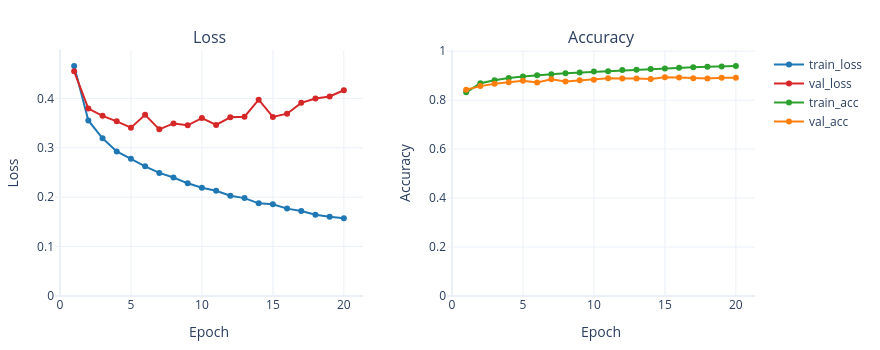

The notebook cell saved with this chart:
### Markdown cell above
## 9. Treinamento do Modelo

### Hiperparâmetros Importantes:

**Epochs (20):**
- Em cada época o modelo vê todos os dados de treino uma vez.
- Aumentar o número de épocas implica mais tempo de aprendizado.
- E também aumenta o risco de overfitting.

**Batch Size (32):**
- O batch size é a quantidade de amostras que a rede neural processa antes de realizar uma atualização nos pesos via backpropagation.
- Batches maiores   
Aproveitam melhor o paralelismo da GPU, permitindo treinar mais rápido por época.
Produzem um gradiente mais estável, porém podem levar a um modelo com menor capacidade de generalização.
- Batches menores
Geram mais passos de atualização por época, tornando o treinamento mais lento.
No entanto, o gradiente mais “ruidoso” pode atuar como uma forma de regularização, resultando às vezes em melhor desempenho final.
- Influenciado pela quantidade de VRAM/RAM

**Validation Data:**
- Usado para monitorar performance em dados não vistos.
- Quando observamos que a val_accuracy é muito menor que o train_accuracy temos um grande indício de `overfitting`.

Iniciando treinamento

### Code cell
plot_callback = PlotLearning()

train_start = time.time()

history = model.fit(
    x_train_flat,
    y_train_binary,
    epochs=20,
    batch_size=32,
    verbose=1,
    validation_data=(x_test_flat, y_test_binary),
    callbacks=[plot_callback],
)

train_end = time.time()

### Figure 1 — Plotly figure (JSON) as saved in the notebook; plotly's stock layout.template omitted (floating-point values rounded to 4 significant figures)
{"data": [{"line": {"color": "#1f77b4"}, "mode": "lines+markers", "name": "train_loss", "type": "scatter", "x": [1, 2, 3, 4, 5, 6, 7, 8, 9, 10, 11, 12, 13, 14, 15, 16, 17, 18, 19, 20], "xaxis": "x", "y": [0.4654, 0.3552, 0.3192, 0.2926, 0.2777, 0.2624, 0.2492, 0.2397, 0.2281, 0.2191, 0.2129, 0.203, 0.1981, 0.1875, 0.1856, 0.1768, 0.172, 0.1645, 0.1605, 0.1573], "yaxis": "y"}, {"line": {"color": "#d62728"}, "mode": "lines+markers", "name": "val_loss", "type": "scatter", "x": [1, 2, 3, 4, 5, 6, 7, 8, 9, 10, 11, 12, 13, 14, 15, 16, 17, 18, 19, 20], "xaxis": "x", "y": [0.4546, 0.3792, 0.3646, 0.3535, 0.3406, 0.3666, 0.3372, 0.3493, 0.3454, 0.3602, 0.3463, 0.3616, 0.3629, 0.3972, 0.3624, 0.3689, 0.3908, 0.3995, 0.4038, 0.4164], "yaxis": "y"}, {"line": {"color": "#2ca02c"}, "mode": "lines+markers", "name": "train_acc", "type": "scatter", "x": [1, 2, 3, 4, 5, 6, 7, 8, 9, 10, 11, 12, 13, 14, 15, 16, 17, 18, 19, 20], "xaxis": "x2", "y": [0.8319, 0.8689, 0.8815, 0.8907, 0.8962, 0.9022, 0.9055, 0.91, 0.9128, 0.917, 0.9179, 0.9228, 0.9243, 0.9275, 0.9291, 0.9325, 0.9342, 0.936, 0.9377, 0.9394], "yaxis": "y2"}, {"line": {"color": "#ff7f0e"}, "mode": "lines+markers", "name": "val_acc", "type": "scatter", "x": [1, 2, 3, 4, 5, 6, 7, 8, 9, 10, 11, 12, 13, 14, 15, 16, 17, 18, 19, 20], "xaxis": "x2", "y": [0.8424, 0.8574, 0.8669, 0.8733, 0.8789, 0.8718, 0.8852, 0.8767, 0.8809, 0.8829, 0.8894, 0.8882, 0.889, 0.886, 0.8931, 0.8929, 0.8897, 0.8883, 0.8912, 0.8918], "yaxis": "y2"}], "layout": {"annotations": [{"font": {"size": 16}, "showarrow": false, "text": "Loss", "x": 0.22, "xanchor": "center", "xref": "paper", "y": 1, "yanchor": "bottom", "yref": "paper"}, {"font": {"size": 16}, "showarrow": false, "text": "Accuracy", "x": 0.78, "xanchor": "center", "xref": "paper", "y": 1, "yanchor": "bottom", "yref": "paper"}], "height": 350, "margin": {"b": 30, "l": 30, "r": 30, "t": 50}, "showlegend": true, "width": 880, "xaxis": {"anchor": "y", "domain": [0, 0.44], "title": {"text": "Epoch"}}, "xaxis2": {"anchor": "y2", "domain": [0.56, 1], "title": {"text": "Epoch"}}, "yaxis": {"anchor": "x", "domain": [0, 1], "rangemode": "tozero", "title": {"text": "Loss"}}, "yaxis2": {"anchor": "x2", "domain": [0, 1], "rangemode": "tozero", "title": {"text": "Accuracy"}}}}
